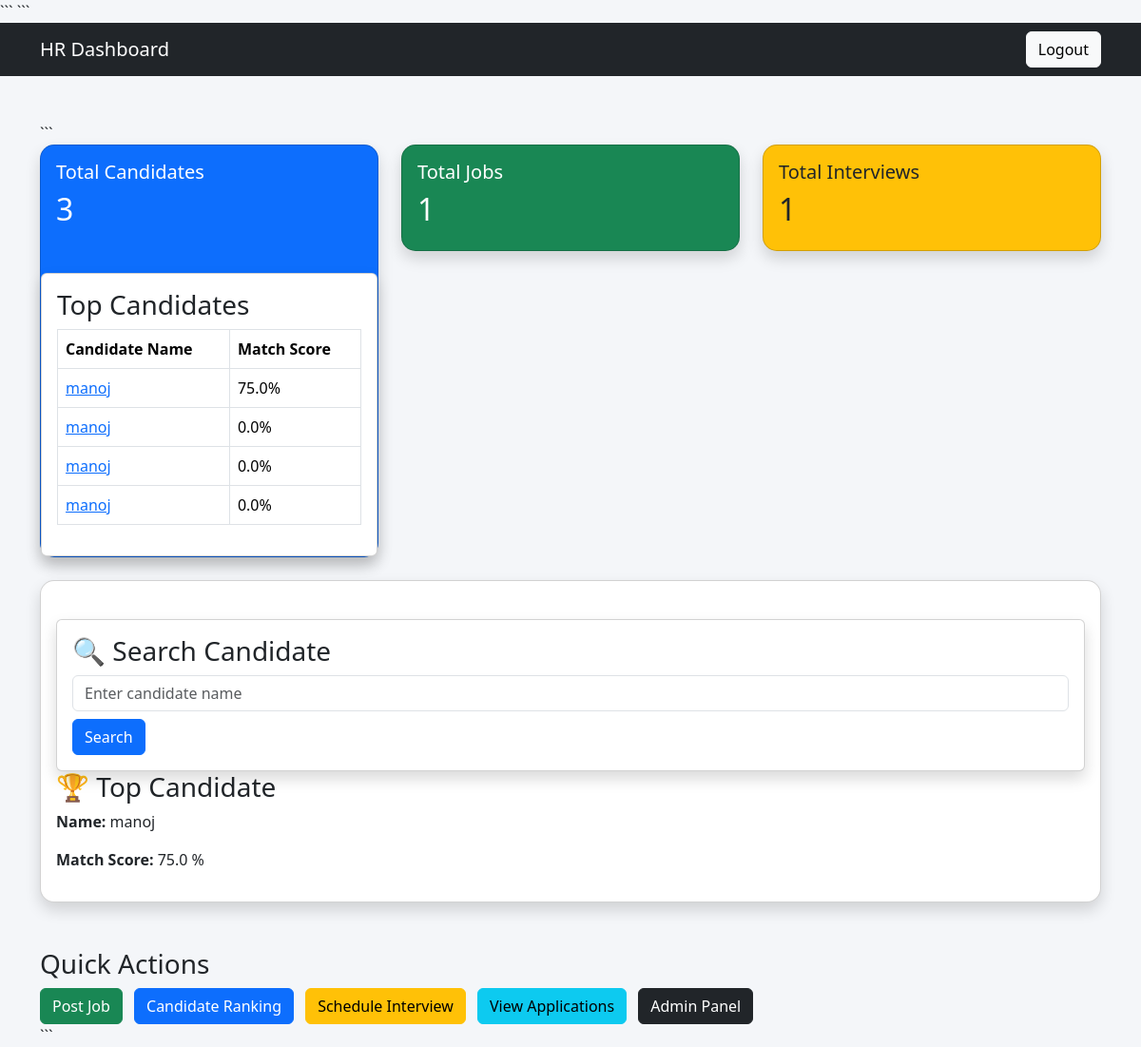
Before: /hr-dashboard/ (signed in) with the older database file.
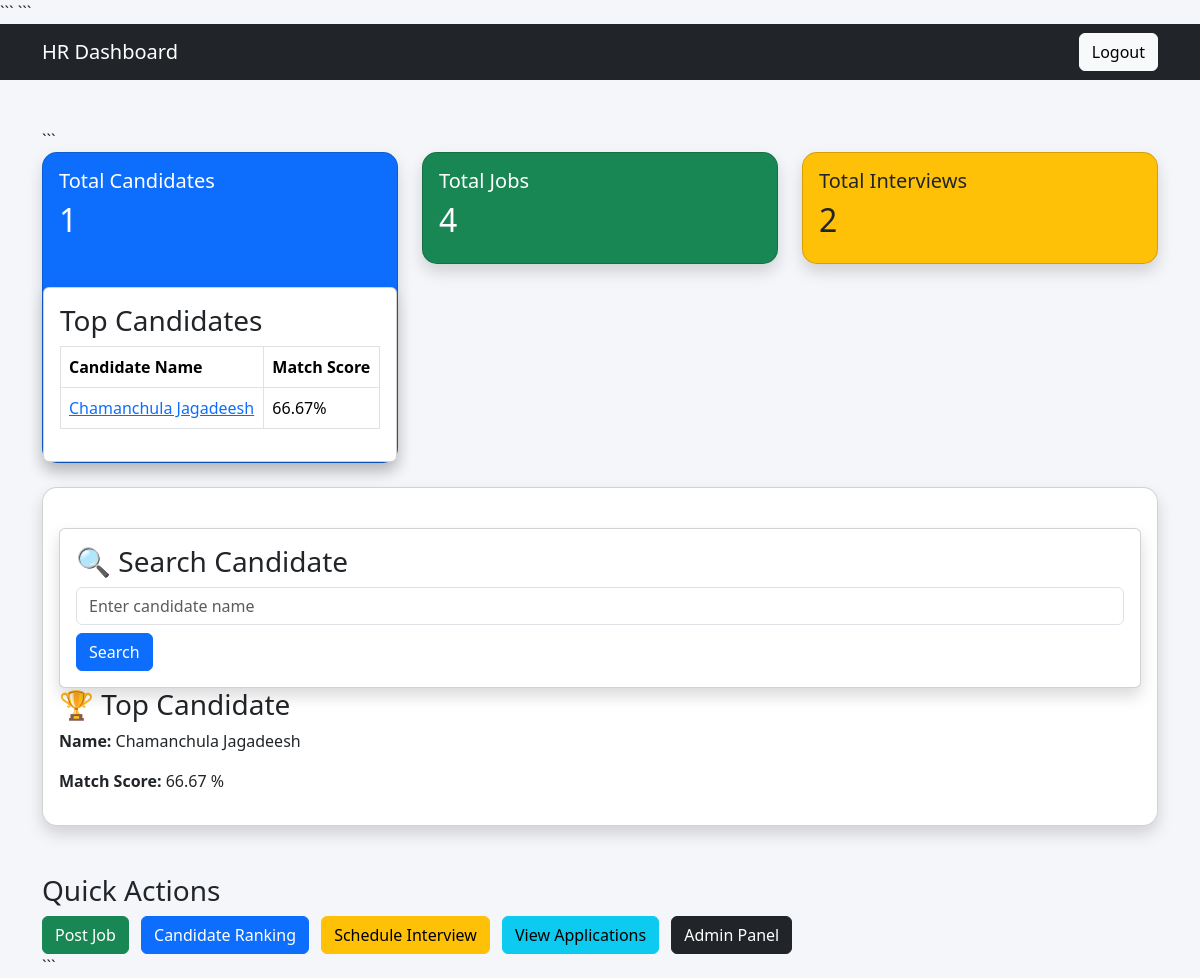
After: the same page with the newer database file.
### accounts/models.py (models this page shows, shortened)
class Candidate(models.Model):
    name = models.CharField(max_length=100)
    email = models.EmailField(unique=True)
    password = models.CharField(max_length=100)
    skills = models.TextField()

### accounts/views.py (the view, shortened to what this page needs)
def hr_dashboard(request):
    if 'hr_id' not in request.session:
        return redirect('/hr-login/')
    rankings = []
    search_query = request.GET.get('search')
    search_results = []
    job = Job.objects.last()
    resumes = Resume.objects.all()
    if job:
        for resume in resumes:
            candidate_skills = resume.extracted_skills.split(",")
            job_skills = [
                skill.strip()
                for skill in job.required_skills.split(",")
            ]
            score = calculate_match_score(
                candidate_skills,
                job_skills
            )
            rankings.append({
                'name': resume.candidate.name,
                'score': score
            })
        rankings = sorted(
            rankings,
            key=lambda x: x['score'],
            reverse=True
        )
    top_candidate = None
    if rankings:
        top_candidate = rankings[0]
    total_candidates = Candidate.objects.count()
    total_jobs = Job.objects.count()
    total_interviews = Interview.objects.count()
    return render(
        request,
        'hr_dashboard.html',
        {
            'top_candidate': top_candidate,
            'total_candidates': total_candidates,
            'rankings': rankings,
            'search_results': search_results,
            'total_jobs': total_jobs,
            'total_interviews': total_interviews
        }
    )

### accounts/matcher.py (called while the page is built)
def calculate_match_score(
    candidate_skills,
    job_skills
):
    matched = 0
    for skill in job_skills:
        if skill.lower() in [
            s.lower()
            for s in candidate_skills
        ]:
            matched += 1
    score = (
        matched / len(job_skills)
    ) * 100
    return round(score, 2)

### templates/hr_dashboard.html (shortened to what this page needs)
<!DOCTYPE html>
<html>
<head>
<link href="https://cdn.jsdelivr.net/npm/bootstrap@5.3.3/dist/css/bootstrap.min.css" rel="stylesheet">
```
</head>
<body>
<nav class="navbar navbar-dark bg-dark">
    <div class="container">
        <span class="navbar-brand">
            HR Dashboard
        </span>
        <a href="/logout/" class="btn btn-light">
            Logout
        </a>
    </div>
</nav>
<div class="container mt-5">
```
<div class="row">
    <div class="col-md-4">
        <div class="card bg-primary text-white stat-card shadow">
            <div class="card-body">
                <h5>Total Candidates</h5>
                <h2>{{ total_candidates }}</h2>
            </div>
            <div class="card shadow mt-4">
    <div class="card-body">
        <h3>Top Candidates</h3>
        <table class="table table-bordered table-hover">
            <thead>
                <tr>
                    <th>Candidate Name</th>
                    <th>Match Score</th>
                </tr>
            </thead>
            <tbody>
                {% for candidate in rankings %}
                <tr>
                    <td>
    <a href="/candidate-details/{{ candidate.name }}/">
        {{ candidate.name }}
    </a>
</td>
                    <td>{{ candidate.score }}%</td>
                </tr>
                {% endfor %}
            </tbody>
        </table>
    </div>
</div>
        </div>
    </div>
    <div class="col-md-4">
        <div class="card bg-success text-white stat-card shadow">
            <div class="card-body">
                <h5>Total Jobs</h5>
                <h2>{{ total_jobs }}</h2>
            </div>
        </div>
    </div>
    <div class="col-md-4">
        <div class="card bg-warning text-dark stat-card shadow">
            <div class="card-body">
                <h5>Total Interviews</h5>
                <h2>{{ total_interviews }}</h2>
            </div>
        </div>
    </div>
</div>
{% if top_candidate %}
<div class="card shadow mt-4 top-card">
    <div class="card-body">
        <div class="card shadow mt-4">
    <div class="card-body">
        <h3>🔍 Search Candidate</h3>
        <form method="GET">
            <input
                type="text"
                name="search"
                class="form-control"
                placeholder="Enter candidate name"
            >
            <button
                type="submit"
                class="btn btn-primary mt-2"
            >
                Search
            </button>
        </form>
    </div>
</div>
        <h3>🏆 Top Candidate</h3>
        <p>
            <strong>Name:</strong>
            {{ top_candidate.name }}
        </p>
        <p>
            <strong>Match Score:</strong>
            {{ top_candidate.score }} %
        </p>
    </div>
</div>
{% endif %}
<div class="mt-5">
    <h3>Quick Actions</h3>
    <a href="/post-job/" class="btn btn-success me-2">
        Post Job
    </a>
    <a href="/ranking/" class="btn btn-primary me-2">
        Candidate Ranking
    </a>
    <a href="/schedule-interview/" class="btn btn-warning me-2">
        Schedule Interview
    </a>
    <a href="/applications/" class="btn btn-info me-2">
        View Applications
    </a>
    <a href="/admin/" class="btn btn-dark">
        Admin Panel
    </a>
</div>
```
</div>
</body>
</html>

Changed rows visible on the page:
removed Candidate: name "manoj" "manoj" "manoj" "manoj", name "manoj"
added Candidate: name "Chamanchula Jagadeesh", name "Chamanchula Jagadeesh"
Other visible differences:
{{ total_candidates }}: "3" → "1"
{{ total_jobs }}: "1" → "4"
{{ total_interviews }}: "1" → "2"
{{ top_candidate.score }}: "75.0" → "66.67"
new list line: "66.67 %"
list line gone: "75.0 %"
list line gone: "0.0 %"
